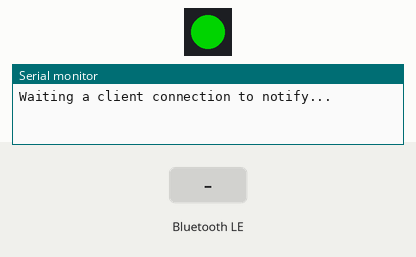
Recording of a sketch running on a simulated ESP32-S3. On the bench: 1 RGB LEDs in strip order, left to right, the last lines printed to the serial monitor. Inputs (shaded band) come from the test bench. Dim RGB values are drawn brighter than linear; nothing arrives over Bluetooth unless stated; a phone connects over Bluetooth LE 3 s after start.

Above: at 1.2 s.
1.3 s: Bluetooth LE write "1" received
At 2.2 s:
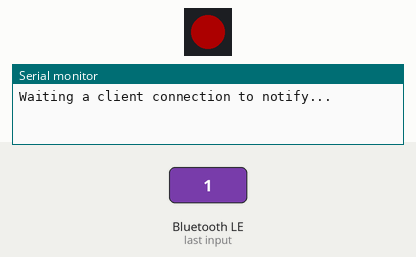
2.8 s: Bluetooth LE write "0" received
At 3.4 s:
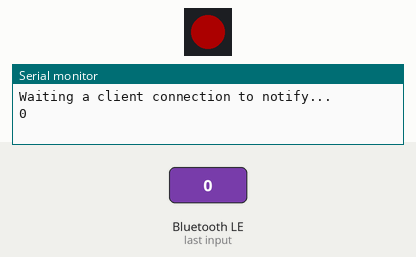
4.3 s: Bluetooth LE write "2" received
At 5.7 s:
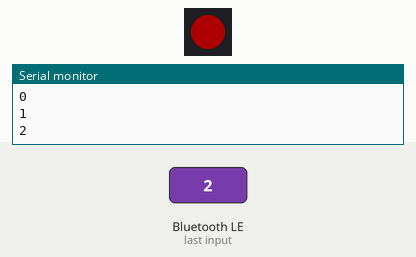
Timing chart, 0 to 7.3 s (numbered marks = the images above; inputs shaded):
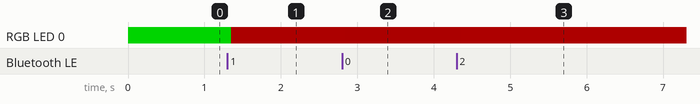

Measured:
- after the input at 1.3 s, RGB LED 0: RGB(0, 128, 0) → RGB(49, 0, 0) after 0.05 s
- after the input at 2.8 s, RGB LED 0: RGB(49, 0, 0) → RGB(48, 0, 0) after 0.05 s
- after the input at 4.3 s, RGB LED 0: RGB(48, 0, 0) → RGB(50, 0, 0) after 0.05 s

The sketch:

esp32s3_ble_for_video_2.ino
```cpp
#include <BLEDevice.h>
#include <BLEServer.h>
#include <BLEUtils.h>
#include <BLE2902.h>
#include <Adafruit_NeoPixel.h>

#define PIN 48
#define NUMPIXELS 1

Adafruit_NeoPixel pixels(NUMPIXELS, PIN, NEO_GRB + NEO_KHZ800);
#define DELAYVAL 500

BLEServer* pServer = NULL;
BLECharacteristic* pCharacteristic = NULL;
bool deviceConnected = false;
bool oldDeviceConnected = false;
uint32_t value = 0;

uint8_t led_value[3] = {0, 0x80, 0};

#define SERVICE_UUID            "4fafc201-1fb5-459e-8fcc-c5c9c331914b"
#define CHARACTERISTIC_UUID     "beb5483e-36e1-4688-b7f5-ea07361b26a8"


class MyServerCallbacks: public BLEServerCallbacks {
    void onConnect(BLEServer* pServer) {
      deviceConnected = true;
      BLEDevice::startAdvertising();
    };

    void onDisconnect(BLEServer* pServer) {
      deviceConnected = false;
    }
};


class MyCallbacks: public BLECharacteristicCallbacks {
    void onWrite(BLECharacteristic *pCharacteristicRx) {
      uint8_t* rx_data = pCharacteristicRx->getData();

      for(int i=0; i<3; i++)
        led_value[i] = rx_data[i];

      for(int i=0; i<NUMPIXELS; i++) {
        pixels.setPixelColor(i, pixels.Color(led_value[0], led_value[1], led_value[2]));
        pixels.show();
      }

      pCharacteristic->setValue((uint8_t*)&led_value, 3);
      pCharacteristic->notify();
    }

    void onRead(BLECharacteristic *pCharacteristicRx) {
      pCharacteristic->setValue((uint8_t*)&led_value, 3);
    }
};


void setup() {
  pixels.begin();
  Serial.begin(115200);

  BLEDevice::init("ovr4k_flutter_dev");
  pServer = BLEDevice::createServer();
  pServer->setCallbacks(new MyServerCallbacks());

  BLEService *pService = pServer->createService(SERVICE_UUID);

  pCharacteristic = pService->createCharacteristic(
                      CHARACTERISTIC_UUID,
                      BLECharacteristic::PROPERTY_READ   |
                      BLECharacteristic::PROPERTY_NOTIFY |
                      BLECharacteristic::PROPERTY_WRITE
                    );

  pCharacteristic->setCallbacks(new MyCallbacks());
  pService->start();

  BLEAdvertising *pAdvertising = BLEDevice::getAdvertising();
  pAdvertising->addServiceUUID(SERVICE_UUID);
  pAdvertising->setScanResponse(false);
  pAdvertising->setMinPreferred(0x0);
  BLEDevice::startAdvertising();
  Serial.println("Waiting a client connection to notify...");

  for(int i=0; i<NUMPIXELS; i++) {
    pixels.setPixelColor(i, pixels.Color(led_value[0], led_value[1], led_value[2]));
    pixels.show();
  }
}

void loop() {
    if (deviceConnected) {
        Serial.println(value);
        value += 1;
        delay(1000);
    }

    if (!deviceConnected && oldDeviceConnected) {
        delay(500);
        pServer->startAdvertising();
        Serial.println("start advertising");
        oldDeviceConnected = deviceConnected;
    }

    if (deviceConnected && !oldDeviceConnected) {
        oldDeviceConnected = deviceConnected;
    }
}
```
